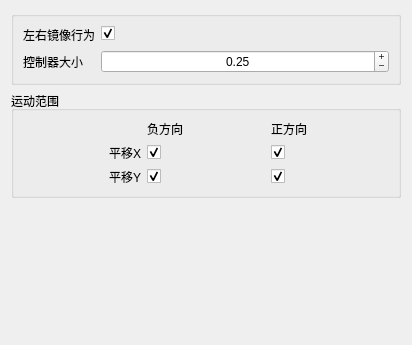
<?xml version="1.0" encoding="UTF-8"?>
<ui version="4.0">
 <class>Form</class>
 <widget class="QWidget" name="Form">
  <property name="geometry">
   <rect>
    <x>0</x>
    <y>0</y>
    <width>412</width>
    <height>345</height>
   </rect>
  </property>
  <property name="windowTitle">
   <string>表单</string>
  </property>
  <layout class="QGridLayout" name="gridLayout">
   <item row="0" column="0">
    <widget class="QGroupBox" name="groupBox">
     <property name="title">
      <string/>
     </property>
     <layout class="QFormLayout" name="formLayout">
      <item row="0" column="0">
       <widget class="QLabel" name="label">
        <property name="text">
         <string>左右镜像行为</string>
        </property>
       </widget>
      </item>
      <item row="0" column="1">
       <widget class="QCheckBox" name="mirror_behaviour_checkbox">
        <property name="toolTip">
         <string>&lt;html&gt;&lt;head/&gt;&lt;body&gt;&lt;p&gt;如果激活，控制器将在左侧和右侧具有对称行为。&lt;/p&gt;&lt;p&gt;&lt;br/&gt;&lt;/p&gt;&lt;p&gt;警告：Maya 2018 和 2018.1 中有一个 bug 会导致行为不正确，因为此选项会取反某个轴。其他 Maya 版本应该正常。&lt;/p&gt;&lt;/body&gt;&lt;/html&gt;</string>
        </property>
        <property name="text">
         <string/>
        </property>
        <property name="checked">
         <bool>true</bool>
        </property>
       </widget>
      </item>
      <item row="1" column="0">
       <widget class="QLabel" name="control_size_label">
        <property name="text">
         <string>控制器大小</string>
        </property>
       </widget>
      </item>
      <item row="1" column="1">
       <widget class="QDoubleSpinBox" name="control_size_spinbox">
        <property name="sizePolicy">
         <sizepolicy hsizetype="Expanding" vsizetype="Fixed">
          <horstretch>0</horstretch>
          <verstretch>0</verstretch>
         </sizepolicy>
        </property>
        <property name="wrapping">
         <bool>false</bool>
        </property>
        <property name="alignment">
         <set>Qt::AlignCenter</set>
        </property>
        <property name="buttonSymbols">
         <enum>QAbstractSpinBox::PlusMinus</enum>
        </property>
        <property name="minimum">
         <double>0.010000000000000</double>
        </property>
        <property name="maximum">
         <double>20000.000000000000000</double>
        </property>
        <property name="singleStep">
         <double>0.100000000000000</double>
        </property>
        <property name="value">
         <double>0.250000000000000</double>
        </property>
       </widget>
      </item>
     </layout>
    </widget>
   </item>
   <item row="1" column="0">
    <widget class="QGroupBox" name="keyable_groupBox">
     <property name="title">
      <string>运动范围</string>
     </property>
     <layout class="QGridLayout" name="gridLayout_2">
      <item row="0" column="1">
       <widget class="QLabel" name="negative_label">
        <property name="text">
         <string>负方向</string>
        </property>
       </widget>
      </item>
      <item row="0" column="2">
       <widget class="QLabel" name="positive_label">
        <property name="text">
         <string>正方向</string>
        </property>
       </widget>
      </item>
      <item row="1" column="0">
       <widget class="QLabel" name="translate_x_label">
        <property name="text">
         <string>平移X</string>
        </property>
        <property name="alignment">
         <set>Qt::AlignRight|Qt::AlignTrailing|Qt::AlignVCenter</set>
        </property>
       </widget>
      </item>
      <item row="1" column="1">
       <widget class="QCheckBox" name="translate_x_negative_checkbox">
        <property name="text">
         <string/>
        </property>
        <property name="checked">
         <bool>true</bool>
        </property>
       </widget>
      </item>
      <item row="1" column="2">
       <widget class="QCheckBox" name="translate_x_positive_checkbox">
        <property name="text">
         <string/>
        </property>
        <property name="checked">
         <bool>true</bool>
        </property>
       </widget>
      </item>
      <item row="2" column="0">
       <widget class="QLabel" name="translate_y_label">
        <property name="text">
         <string>平移Y</string>
        </property>
        <property name="alignment">
         <set>Qt::AlignRight|Qt::AlignTrailing|Qt::AlignVCenter</set>
        </property>
       </widget>
      </item>
      <item row="2" column="1">
       <widget class="QCheckBox" name="translate_y_negative_checkbox">
        <property name="text">
         <string/>
        </property>
        <property name="checked">
         <bool>true</bool>
        </property>
       </widget>
      </item>
      <item row="2" column="2">
       <widget class="QCheckBox" name="translate_y_positive_checkbox">
        <property name="text">
         <string/>
        </property>
        <property name="checked">
         <bool>true</bool>
        </property>
       </widget>
      </item>
     </layout>
    </widget>
   </item>
   <item row="2" column="0">
    <spacer name="verticalSpacer_3">
     <property name="orientation">
      <enum>Qt::Vertical</enum>
     </property>
     <property name="sizeHint" stdset="0">
      <size>
       <width>20</width>
       <height>40</height>
      </size>
     </property>
    </spacer>
   </item>
  </layout>
 </widget>
 <resources/>
 <connections/>
</ui>
